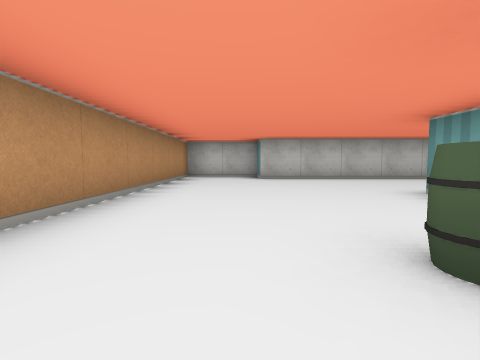
view 1 (above)

24 first-person views from a walk through a cub3D level. The camera is about half as high as the walls, tilts 4° down and sees 85° across. The floor is counted in squares. Each view is taken from the middle of a square. On the plan, view 1 faces up. The plan holds only what a view shows up to about 9 squares ahead; the rest is blank. The place goes on beyond the plan.

view 2
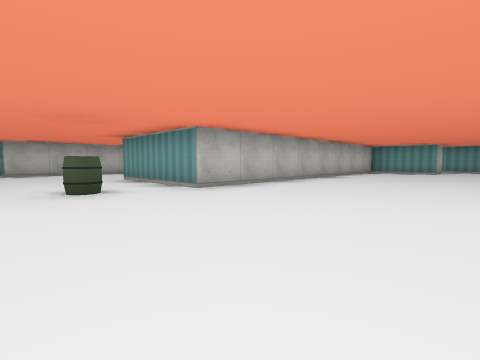

view 3
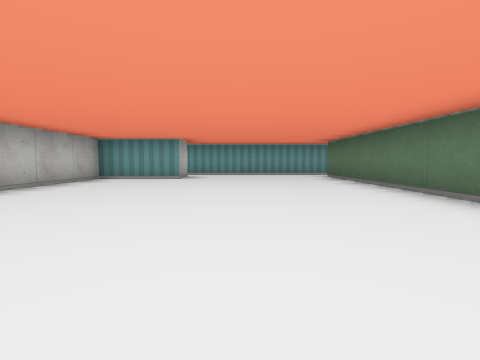

view 4
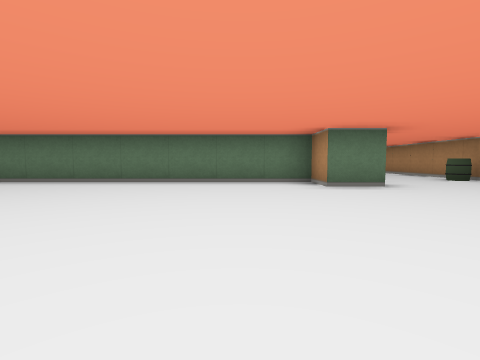

view 5
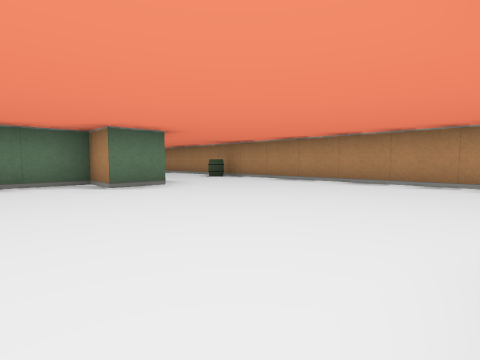

view 6
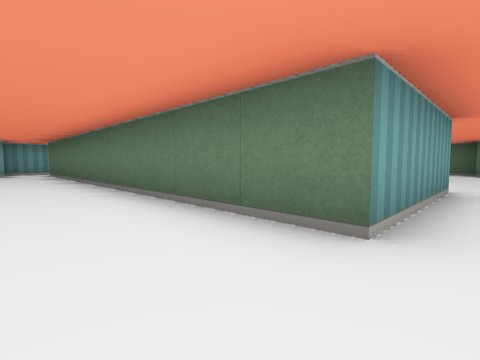

view 7
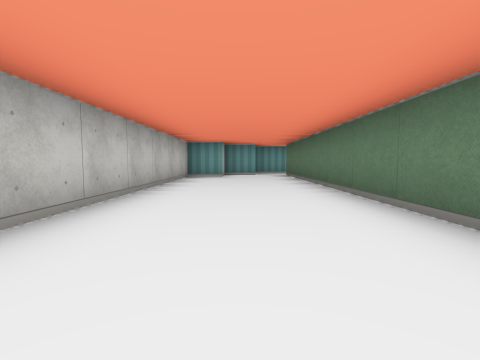

view 8
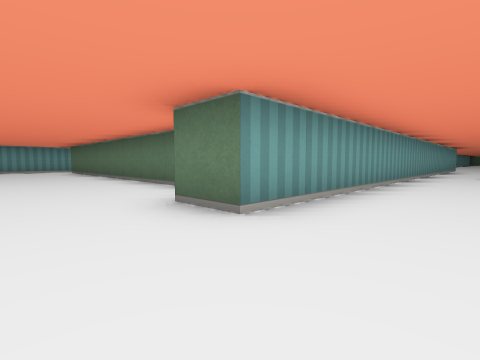

view 9
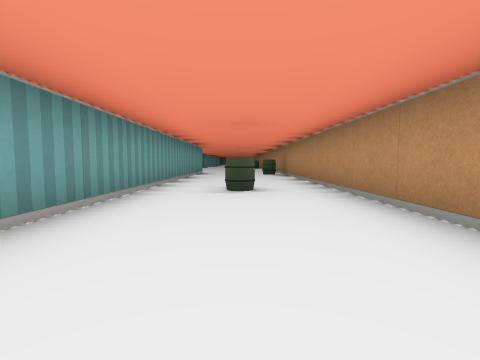

view 10
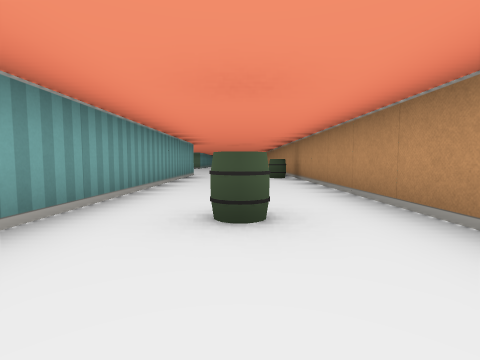

view 11
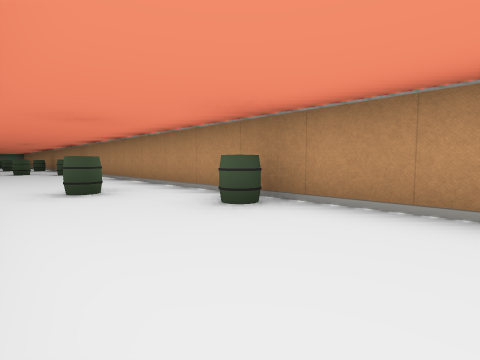

view 12
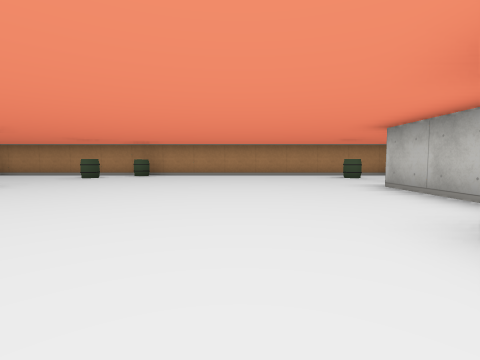

view 13
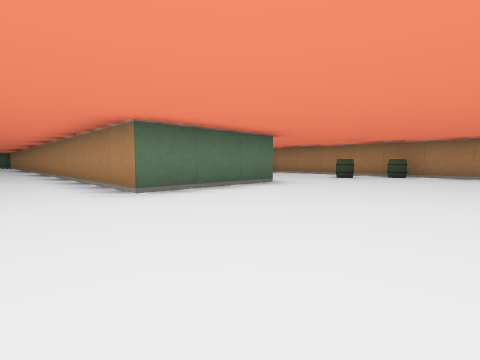

view 14
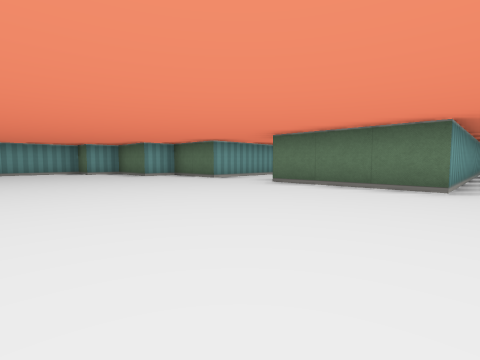

view 15
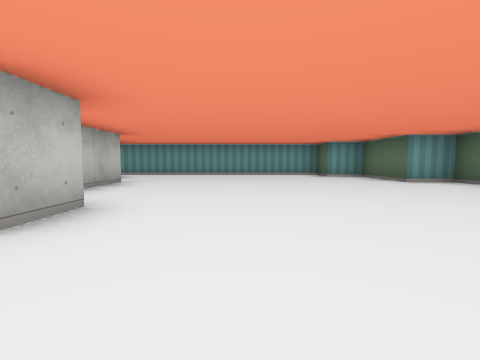

view 16
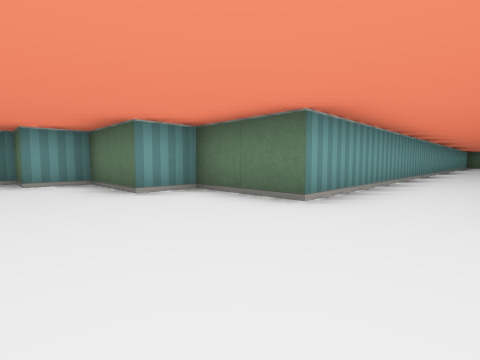

view 17
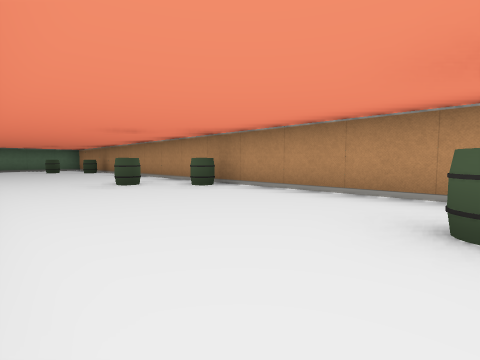

view 18
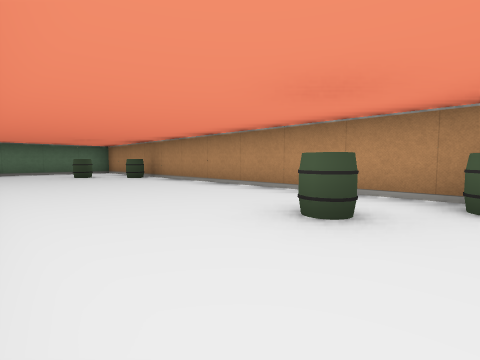

view 19
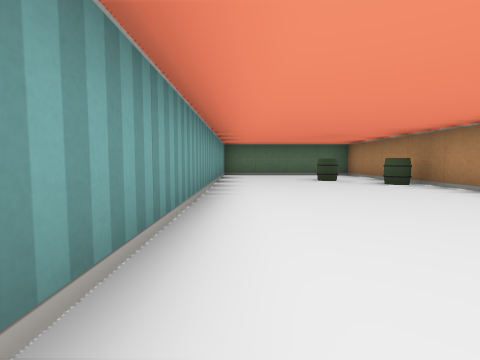

view 20
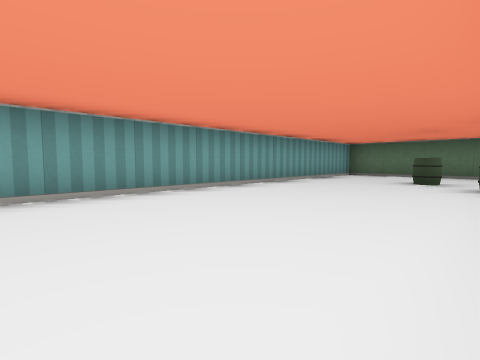

view 21
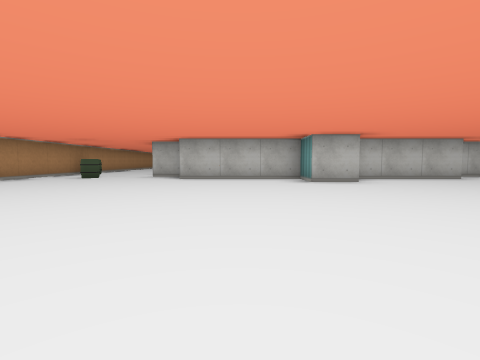

view 22
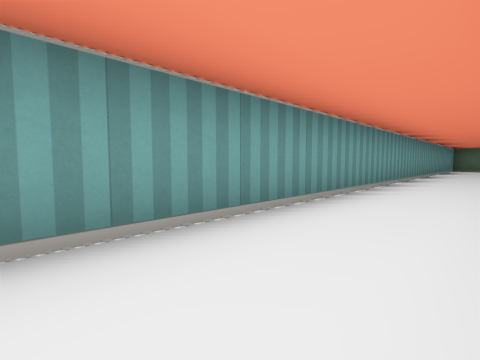

view 23
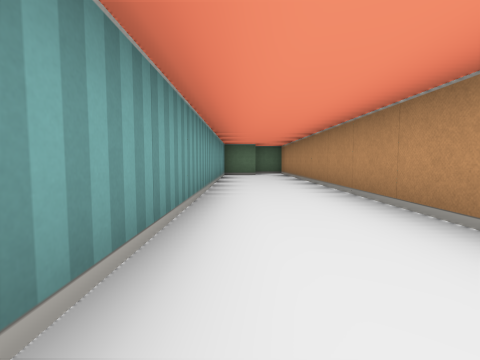

view 24
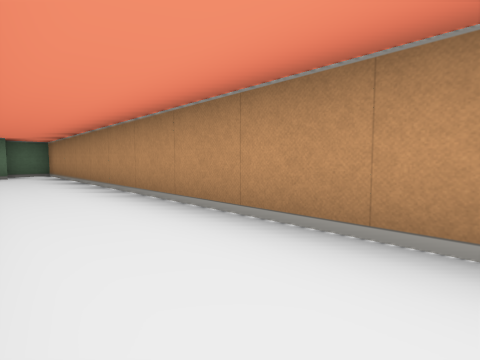

### Floor plan
Points are (right, up) in squares from view 1. A wall is a line through its corners. A room is listed if a view was taken in it or the views show most of it. See-through windows are left out.
Room 1 (views 1, 2, 3, 4, 5, 6, 7, 8, 9, 10, 11, 12, 13, 14, 15, 16, 17, 18, 19, 20, 21, 22, 23, 24)
walls: (2.4, -18.5) (1.5, -18.5) (1.5, -4.5) (2.5, -4.5) (2.5, -5.5) (11.5, -5.5); (6.6, -20.5) (5.5, -20.5) (5.5, -19.5) (2.5, -19.5); (9.6, -19.5) (6.9, -19.5); (10.9, -18.5) (10.2, -18.5); (12.5, -5.9) (12.5, -1.2); (-1.5, -0.1) (-1.5, -40.5) (2.5, -40.5) (2.5, -26.5) (5.5, -26.5) (5.5, -34.2); (11.5, -1.5) (10.5, -1.5) (10.5, 0.5) (2.5, 0.5) (2.5, 3.5) (11.5, 3.5); (5.5, -36) (5.5, -45.5) (6.5, -45.5); (11.5, 4.4) (11.5, 5.5) (10.8, 5.5); (10.5, 5.4) (10.5, 6.5) (0.5, 6.5) (0.5, 7.5) (-1.5, 7.5) (-1.5, 1.5); (6.4, -44.5) (7.5, -44.5) (7.5, -26.5) (9.5, -26.5) (9.5, -25.5) (11.5, -25.5) (11.5, -24.5) (12.5, -24.5) (12.5, -18.1)
ways out: opening at (12, 4)
objects: barrel (-1, -37); barrel (-1, -30); barrel (-1, -25); barrel (-1, -17); barrel (-1, -6); barrel (0, -38); barrel (0, -31); barrel (0, -26); barrel (0, -19); barrel (0, -12); barrel (1, 1)

Where each view was taken, in squares from view 1:
view 1: 0 up, 0 right, facing up
view 2: 3 down, 0 right, facing up-right
view 3: 3 down, 4 right, facing right
view 4: 0 up, 4 right, facing down
view 5: 0 up, 4 right, facing down-left
view 6: 5 up, 2 right, facing down-right
view 7: 5 up, 3 right, facing right
view 8: 3 down, 0 right, facing down-right
view 9: 8 down, 0 right, facing down
view 10: 10 down, 0 right, facing down
view 11: 15 down, 1 right, facing down-left
view 12: 22 down, 7 right, facing left
view 13: 23 down, 7 right, facing down-left
view 14: 22 down, 2 right, facing down-right
view 15: 22 down, 4 right, facing right
view 16: 24 down, 6 right, facing down-right
view 17: 26 down, 2 right, facing down-left
view 18: 30 down, 2 right, facing down-left
view 19: 32 down, 2 right, facing down
view 20: 32 down, 1 left, facing down-right
view 21: 26 down, 4 right, facing up
view 22: 30 down, 6 right, facing down-right
view 23: 36 down, 7 right, facing down
view 24: 36 down, 7 right, facing down-left
